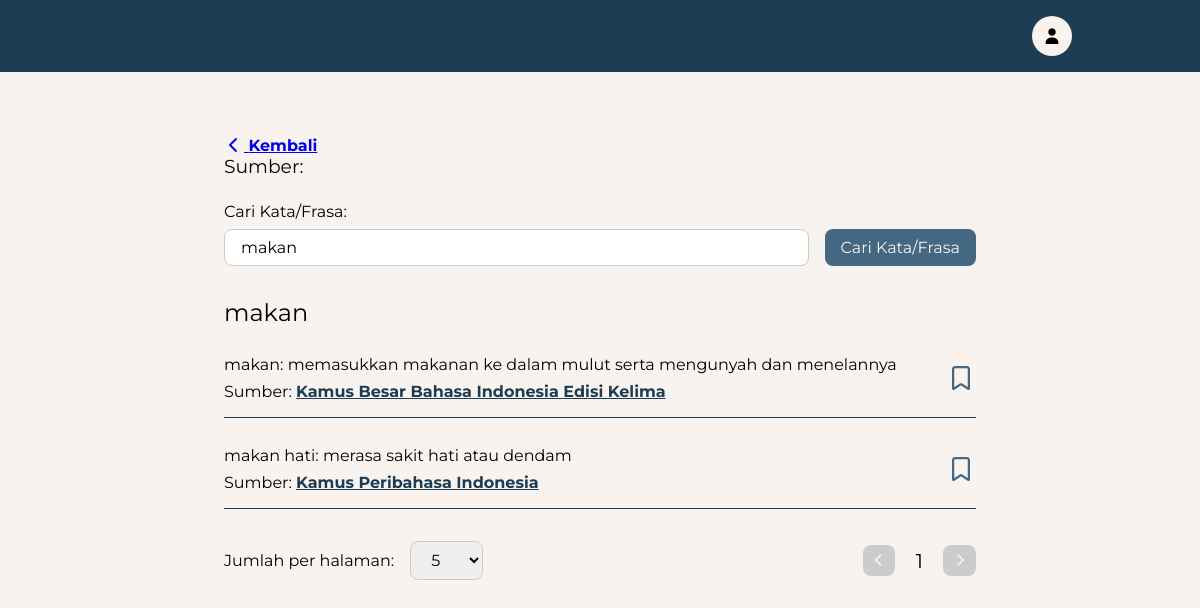
/pages/search-result.php?phrase=makan, run on the app's committed database.
### tables this page shows
create table dictionaries (
    dict_id varchar(255) primary key not null,
    entry varchar(255) not null default '',
    meaning varchar(255) not null default '',
    lexicon_id varchar(255) not null,
    created_at timestamp not null default current_timestamp,
    updated_at timestamp not null default current_timestamp on update current_timestamp,
    foreign key (lexicon_id) references lexicons(lexicon_id)
);

create table lexicons (
    lexicon_id varchar(255) primary key not null,
    title varchar(255) not null default '',
    words_in_total int not null default 0,
    description text not null,
    date_of_prep date not null,
    place_of_prep varchar(255) not null default '',
    author_id varchar(255) not null,
    created_at timestamp not null default current_timestamp,
    updated_at timestamp not null default current_timestamp on update current_timestamp,
    foreign key (author_id) references authors(author_id)
);

### service/search.service.php (called while the page is built, shortened)
<?php
require_once "../config/database.php";
function searchDictionaries($page, $limit, $phrase, $source): array
{
    global $pdo;
    $offset = ($page - 1) * $limit;
    $query = "SELECT d.dict_id, d.entry, d.meaning, l.title,
          CASE WHEN db.bookmark_id IS NOT NULL THEN 1 ELSE 0 END AS is_bookmarked
          FROM dictionaries d
          INNER JOIN lexicons l ON d.lexicon_id = l.lexicon_id
          LEFT JOIN dictionary_bookmarks db ON d.dict_id = db.dict_id AND db.user_id = :user_id";
    $conditions = [];
    if (!empty($phrase)) {
        $conditions[] = "d.entry LIKE :phrase";
    }
    if ($conditions) {
        $query .= " WHERE " . implode(" AND ", $conditions);
    }
    $query .= " LIMIT :limit OFFSET :offset";
    $stmt = $pdo->prepare($query);
    if (!empty($phrase)) {
        $phrase = "%$phrase%";
        $stmt->bindParam(":phrase", $phrase);
    }
    $userId = $_SESSION["id"] ?? "";
    $stmt->bindParam(":user_id", $userId);
    $stmt->bindParam(":limit", $limit, PDO::PARAM_INT);
    $stmt->bindParam(":offset", $offset, PDO::PARAM_INT);
    $stmt->execute();
    return $stmt->fetchAll(PDO::FETCH_ASSOC);
}

### pages/search-result.php (the view, shortened to what this page needs)
<?php include "../layouts/top.php"; ?>
    </head>
    <body>
<?php include "../layouts/navbar.php"; ?>
<?php
include "../service/search.service.php";
global $pdo;
$page = isset($_GET["page"]) ? (int)$_GET["page"] : 1;
$limit = isset($_GET["limit"]) ? (int)$_GET["limit"] : 5;
$phrase = $_GET["phrase"] ?? "";
$source = $_GET["source"] ?? "";
$searchResults = searchDictionaries($page, $limit, $phrase, $source);
$totalPage = ceil(count($searchResults) / $limit);
$sourceStmt = $pdo->prepare("SELECT title FROM lexicons WHERE lexicon_id = :source");
$sourceStmt->bindParam(":source", $source);
$sourceStmt->execute();
$sourceData = $sourceStmt->fetch(PDO::FETCH_ASSOC);
?>
    <main>
        <section class="search-control">
            <div class="heading">
                <a href="dashboard.php" style="font-weight: bold; cursor: pointer; text-decoration: underline;">
                    <i class="fa-solid fa-chevron-left"></i>
                    Kembali
                </a>
                <h3>Sumber: <?= $source === "all" ? "Semua" : $sourceData["title"] ?></h3>
            </div>
            <div id="form-control">
                <label for="phrase">Cari Kata/Frasa:</label>
                <div class="input-wrapper">
                    <input type="text" id="phrase" name="phrase" class="form-input"/>
                    <button id="search-button">Cari Kata/Frasa</button>
                </div>
            </div>
        </section>
        <section class="search-results">
            <h1><?= $phrase ?></h1>
            <div class="search-result-lists">
                <?php foreach ($searchResults as $result): ?>
                    <div class="search-result-item">
                        <article>
                            <p>
                                <?= htmlspecialchars($result["entry"]) ?>: <?= htmlspecialchars($result["meaning"]) ?>
                            </p>
                            <p>
                                Sumber: <a href="#" class="source-link"><?= htmlspecialchars($result["title"]) ?></a>
                            </p>
                        </article>
                        <aside id="bookmark-btn" data-dictId="<?= $result["dict_id"] ?>" data-isBookmarked="<?= $result["is_bookmarked"] ? "1" : "0" ?>">
                            <?php if ($result["is_bookmarked"]): ?>
                                <i class="fa-solid fa-bookmark"></i>
                            <?php else: ?>
                                <i class="fa-regular fa-bookmark"></i>
                            <?php endif;  ?>
                        </aside>
                    </div>
                <?php endforeach; ?>
            </div>
            <div class="search-result-control">
                <div class="search-result-limit">
                    <label for="limit">Jumlah per halaman:</label>
                    <select id="limit" name="limit">
                        <option value="5">5</option>
                    </select>
                </div>
                <div class="search-result-pagination">
                    <button id="prev-btn" <?= $page <= 1 ? "disabled" : "" ?>>
                        <i class="fas fa-chevron-left"></i>
                    </button>
                    <p style="width: 40px; text-align: center; font-size: 20px"><?= $page ?></p>
                    <button id="next-btn" <?= $page >= $totalPage ? "disabled" : "" ?>>
                        <i class="fas fa-chevron-right"></i>
                    </button>
                </div>
            </div>
        </section>
    </main>
<?php include "../layouts/bottom.php"; ?>

### layouts/top.php (style rules this page uses)
* { box-sizing: border-box; margin: 0; padding: 0; }
h1, h2, h3, h4, h5, h6, th { margin: 0; padding: 0; font-weight: normal; }
html { scroll-behavior: smooth; }
body { font-family: 'Montserrat', sans-serif; background-color: #f9f3ef; }
main { padding: 4rem 14rem; }
input[type="text"], input[type="email"], input[type="password"], select { font-family: "Montserrat", sans-serif; padding: 0.5rem 1rem; border: 1px solid #ccc; border-radius: 8px; font-size: 1rem; }

### pages/search-result.php (style rules this page uses)
main > section.search-control { margin-bottom: 2rem; }
.heading { margin-bottom: 1.5rem; }
#form-control { flex: 1 0 0; display: flex; flex-direction: column; }
#form-control label { margin-bottom: 0.5rem; }
.input-wrapper { display: flex; gap: 1rem; }
.input-wrapper button { font-family: "Montserrat", sans-serif; padding: 0.5rem 1rem; background-color: #456882; color: #f9f3ef; border: none; border-radius: 8px; font-size: 1rem; cursor: pointer; transition: all 0.3s ease; }
.input-wrapper input[type="text"] { flex: 1 0 0; }
.search-result-item { border-bottom: 1px solid #1b3c53; padding: 0.5rem 0; margin-top: 0.75rem; display: flex; justify-content: space-between; align-items: center; }
.search-result-item p { margin: 0.5rem 0; }
.search-result-item .fa-bookmark { color: #456882; font-size: 1.5rem; cursor: pointer; }
.search-result-control { margin-top: 2rem; display: flex; justify-content: space-between; align-items: center; }
.search-result-limit { display: flex; align-items: center; gap: 1rem; }
.search-result-pagination { display: flex; align-items: center; gap: 0.25rem; }
.search-result-pagination button { background-color: #456882; color: #f9f3ef; border: none; padding: 0.5rem; cursor: pointer; transition: all 0.3s ease; border-radius: 8px; }
.search-result-pagination button:disabled { background-color: #ccc; cursor: not-allowed; }
.source-link { font-weight: bold; color: #1b3c53; }

### data on the page
dictionaries: entry "makan", meaning "memasukkan makanan ke dalam mulut serta mengunyah dan menelannya", lexicon.title "Kamus Besar Bahasa Indonesia Edisi Kelima"
dictionaries: entry "makan hati", meaning "merasa sakit hati atau dendam", lexicon.title "Kamus Peribahasa Indonesia"

### other printed values
$phrase "makan"
$page "1"
